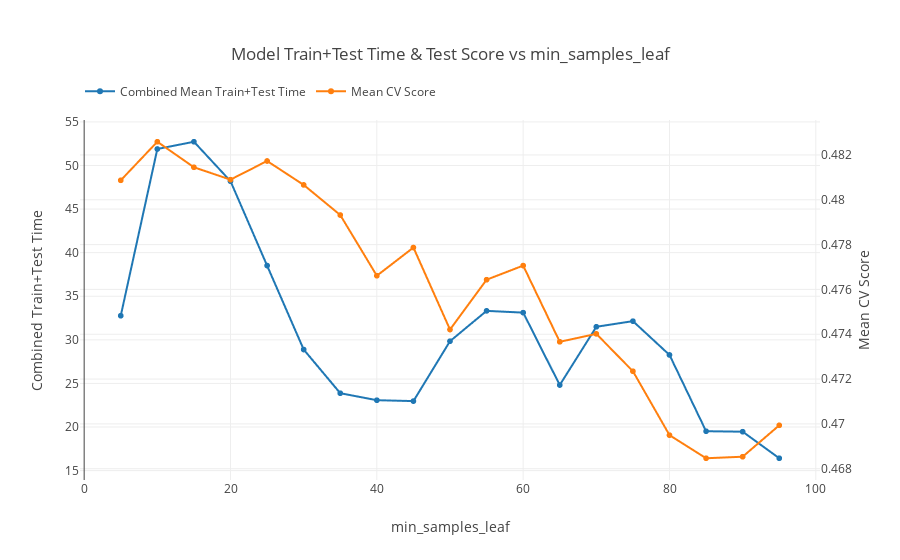

The notebook cell this image was saved under:
### Code cell
plot_cv(min_samples_leaf, param='min_samples_leaf')

### Figure 1 — Plotly figure (JSON) as saved in the notebook; plotly's stock layout.template omitted (floating-point values rounded to 4 significant figures)
{"data": [{"mode": "lines+markers", "name": "Combined Mean Train+Test Time", "type": "scattergl", "uid": "ea97f1e8-b0ed-11e9-9d98-e442a6f8adc6", "x": [5, 10, 15, 20, 25, 30, 35, 40, 45, 50, 55, 60, 65, 70, 75, 80, 85, 90, 95], "y": [32.77, 51.89, 52.72, 48.2, 38.52, 28.89, 23.88, 23.08, 22.97, 29.85, 33.32, 33.12, 24.82, 31.5, 32.14, 28.27, 19.52, 19.47, 16.42]}, {"mode": "lines+markers", "name": "Mean CV Score", "type": "scattergl", "uid": "ea97f1e9-b0ed-11e9-96f8-e442a6f8adc6", "x": [5, 10, 15, 20, 25, 30, 35, 40, 45, 50, 55, 60, 65, 70, 75, 80, 85, 90, 95], "y": [0.4809, 0.4826, 0.4815, 0.4809, 0.4817, 0.4807, 0.4793, 0.4766, 0.4779, 0.4742, 0.4764, 0.4771, 0.4737, 0.474, 0.4723, 0.4695, 0.4685, 0.4685, 0.4699], "yaxis": "y2"}], "layout": {"legend": {"orientation": "h", "y": 1.12}, "margin": {"t": 120}, "title": "Model Train+Test Time & Test Score vs min_samples_leaf", "xaxis": {"title": "min_samples_leaf"}, "yaxis": {"title": "Combined Train+Test Time"}, "yaxis2": {"overlaying": "y", "side": "right", "title": "Mean CV Score"}}}
